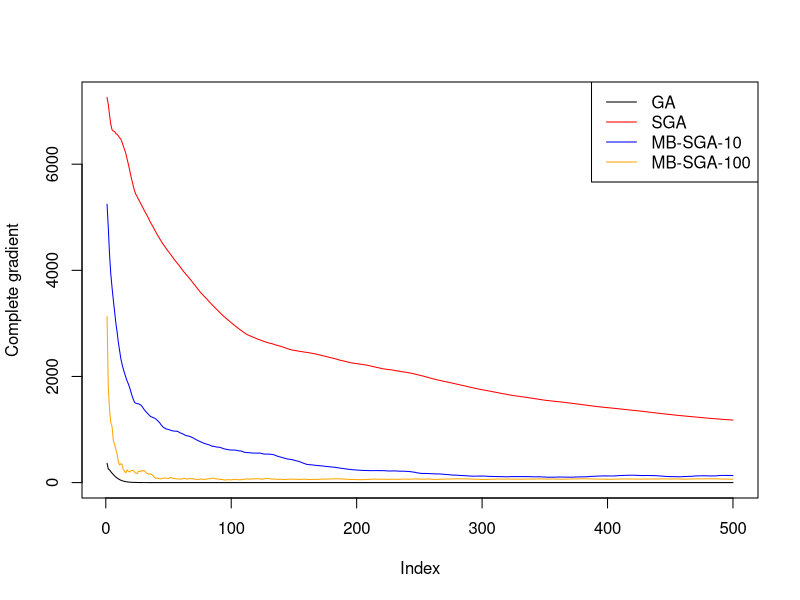
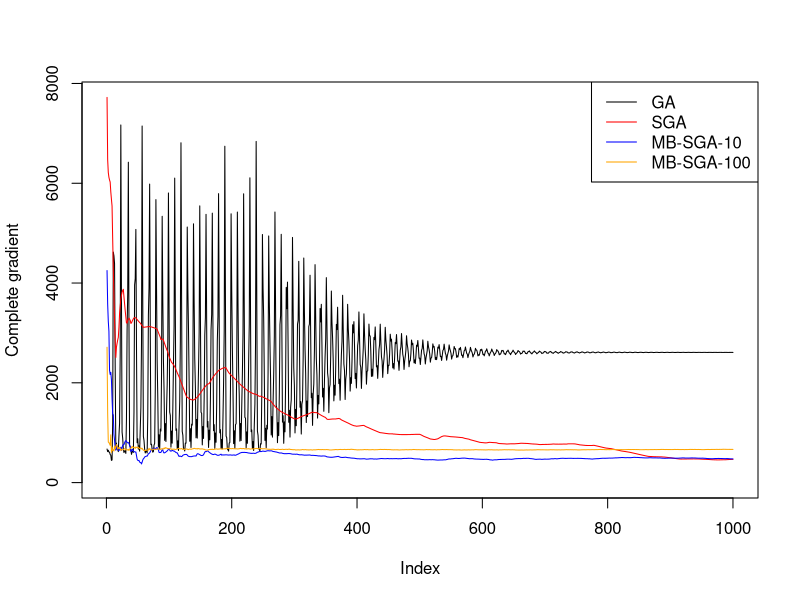

The R source for these figures, in order:
################################################
## MLE for logistic regression
## Using stochastic gradient ascent
################################################
f.gradient <- function(y, X, beta){
  n <- dim(X)[1]
  beta <- matrix(beta, ncol = 1)
  pi <- exp(X %*% beta) / (1 + exp(X%*%beta))
  rtn <- colSums(X* as.numeric(y - pi))
  return(n*rtn)
}


#################################################
## The following is a general function that
## implements the regular gradient ascent
## the stochastic gradient ascent and
## mini-batch stochastic gradient ascent
#################################################
SGA <- function(y, X, batch.size = dim(X)[1], t = .1, max.iter = dim(X)[1], adapt = FALSE){
  p <- dim(X)[2]
  n <- dim(X)[1]
  
  # create the mini-batches
  permutation <- sample(1:n, replace = FALSE)
  K <- floor(n/batch.size)
  batch.index <- split(permutation, rep(1:K, each = n/K))
  
  # index for choosing the mini-batch
  count <- 1
  beta_k <- rep(0, p) # start at all 0s
  track.gradient <- matrix(0, nrow = max.iter, ncol = p)
  track.gradient[1,] <- f.gradient(y = y, X = X, beta = beta_k)
  # saving the running mean of the estimates of theta^*
  mean_beta <- rep(0,p)
  
  # tk: in case we want t_k
  tk <- t
  
  # ideally, we will have a while loop here, but
  # I have written this to always complete some max.iter steps
  for(iter in 1:max.iter){
    count <- count+1
    if(adapt) tk <- t/(sqrt(iter)) # in case t_k
    if(count %% K == 0) count <- count%%K +1 # when all batches finish, restart the batches
    if(iter %% (max.iter/10) == 0) cat(iter, " ") #feedback
    # batch of data
    y.batch <- y[batch.index[[count]] ]
    X.batch <- matrix(X[batch.index[[count]], ], nrow = batch.size)
    
    # SGA step
    beta_k = beta_k + tk* f.gradient(y = y.batch, X = X.batch, 
                                     beta = beta_k)/batch.size
    # saving overall estimates and running gradients for demonstration
    mean_beta <- (beta_k + mean_beta*(iter - 1))/(iter)
    if(batch.size == n)
    {
      est <- beta_k
    }else{
      est <- mean_beta
    }
    track.gradient[iter,] <- f.gradient(y = y, X = X, beta = est)/n
  }
  rtn <- list("iter" = iter, "est" = est, "grad" = track.gradient[1:iter,])
  return(rtn)
}


# Generating data for demonstration
set.seed(10)
p <- 5
n <- 1e4
X <- matrix(rnorm(n*(p-1)), nrow = n, ncol = p-1)
X <- cbind(1, X)
beta <- matrix(rnorm(p, 0, sd = 1), ncol = 1)
p <- exp(X %*% beta)/(1 + exp(X%*%beta))
y <- rbinom(n, size = 1, prob = p)


ga <- SGA(y, X, batch.size = 1e4, t = .0015, max.iter = 1e3)
b1 <- SGA(y, X, batch.size = 1, t = .1, max.iter = ga$iter)
b10 <- SGA(y, X, batch.size = 10, t = .1, max.iter = ga$iter)
b100 <- SGA(y, X, batch.size = 100, t = .1, max.iter = ga$iter)


index <- 1:500
plot(apply(ga$grad[index,], 1, function(t) sum(abs(t))), type = 'l',
     ylim = c(0,max(apply(b1$grad[,], 1, function(t) sum(abs(t))))), 
      ylab = "Complete gradient")
lines(apply(b1$grad[index,], 1, function(t) sum(abs(t))), col = "red")
lines(apply(b10$grad[index,], 1, function(t) sum(abs(t))), col = "blue")
lines(apply(b100$grad[index,], 1, function(t) sum(abs(t))), col = "orange")
legend("topright", col = c("black", "red", "blue", "orange"), legend =
         c("GA", "SGA", "MB-SGA-10", "MB-SGA-100"), lty = 1)


# Next, we repeat the same algorithm with different choices of t. These chosen choices of
# t are too large so that all the algorithm no longer perform well and essentially oscillate
# locally.

# all bad values of t
ga <- SGA(y, X, batch.size = n, t = .005, max.iter = 1e3)

b1 <- SGA(y, X, batch.size = 1, t = 1, max.iter = ga$iter)
b10 <- SGA(y, X, batch.size = 10, t = 1, max.iter = ga$iter)
b100 <- SGA(y, X, batch.size = 100, t = 1, max.iter = ga$iter)
index <- 1:1000
plot(apply(ga$grad[index,], 1, function(t) sum(abs(t))), type = 'l', ylim =
       c(0,max(apply(b1$grad[,], 1, function(t) sum(abs(t))))), ylab =
       "Complete gradient")
lines(apply(b1$grad[index,], 1, function(t) sum(abs(t))), col = "red")
lines(apply(b10$grad[index,], 1, function(t) sum(abs(t))), col = "blue")
lines(apply(b100$grad[index,], 1, function(t) sum(abs(t))), col = "orange")
legend("topright", col = c("black", "red", "blue", "orange"), legend =
         c("GA", "SGA", "MB-SGA-10", "MB-SGA-100"), lty = 1)
